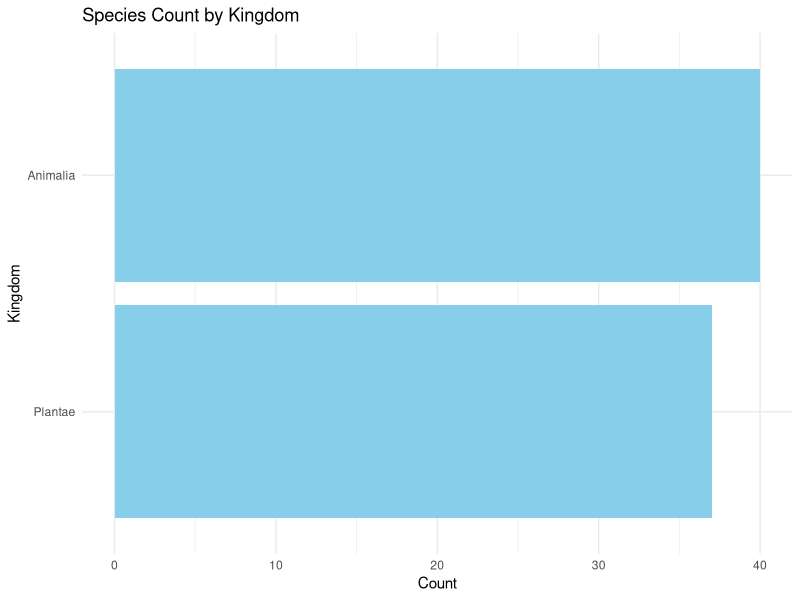
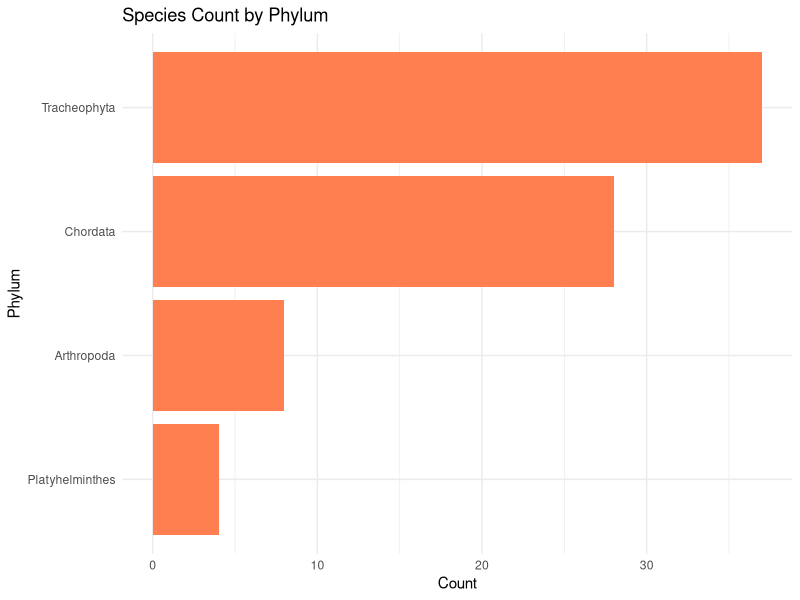
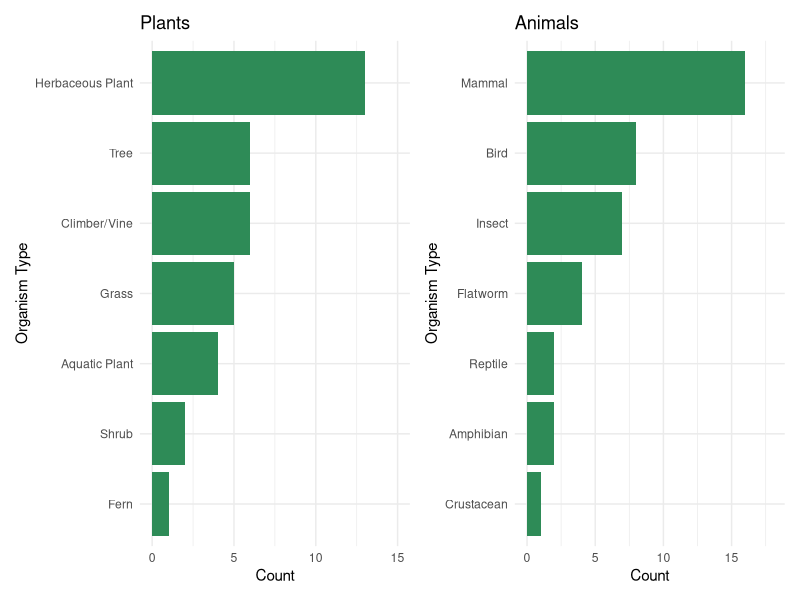
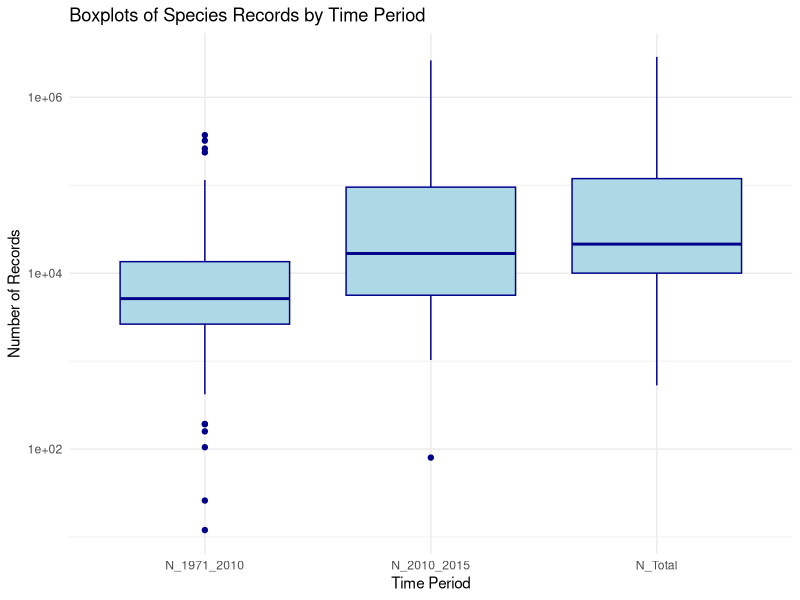

The R source for these figures, in order:
## ---- chunk 1
#| message: false
#| warning: false
#| include: false

# Load necessary libraries
library(readxl)
library(ggplot2)
library(dplyr)
library(tidyr)
library(patchwork)

## ---- chunk 2
#| message: false
#| warning: false
#| include: false

# Load data
df <- read_excel("Species_list_v2.xlsx")

## ---- chunk 3
#| echo: false
#| message: false
#| warning: false


# Total number of species
total_species <- nrow(df)
cat("Total number of species:", total_species, "\n")

# Included vs Candidate in Status Union Concern
status_counts <- table(df$`Status Union Concern`)
print(status_counts)

king_counts <- table(df %>%
         filter(System=="Terrestrial") %>% 
           pull(Kingdom))
print(king_counts)

# Terrestrial vs Aquatic species
system_counts <- table(df$System)
print(system_counts)

## ---- chunk 4
#| echo: false
#| message: false
#| warning: false


# Frequency of species by Kingdom (horizontal barplot)
ggplot(df %>%
         filter(System=="Terrestrial") %>% 
         count(Kingdom, sort = TRUE),
       aes(x = reorder(Kingdom, n), y = n)) +
  geom_bar(stat = "identity", fill = "skyblue") +
  coord_flip() +
  labs(title = "Species Count by Kingdom", x = "Kingdom", y = "Count") +
  theme_minimal()

# Frequency of species by Phylum (horizontal barplot)
ggplot(df %>%
         filter(System=="Terrestrial") %>% 
         count(Phylum, sort = TRUE),
       aes(x = reorder(Phylum, n), y = n)) +
  geom_bar(stat = "identity", fill = "coral") +
  coord_flip() +
  labs(title = "Species Count by Phylum", x = "Phylum", y = "Count") +
  theme_minimal()

# Frequency of species by Organism Type (horizontal barplot)
g_p <- ggplot(df %>%
         filter(System=="Terrestrial") %>% 
         filter(Kingdom=="Plantae") %>% 
         count(Organism_Type, sort = TRUE),
       aes(x = reorder(Organism_Type, n), y = n)) +
  geom_bar(stat = "identity", fill = "seagreen") +
  coord_flip() +
  ylim(0, 15) + 
  labs(title = "Plants", x = "Organism Type", y = "Count") +
  theme_minimal()

g_a <- ggplot(df %>%
         filter(System=="Terrestrial") %>% 
         filter(Kingdom=="Animalia") %>% 
         count(Organism_Type, sort = TRUE),
       aes(x = reorder(Organism_Type, n), y = n)) +
  geom_bar(stat = "identity", fill = "seagreen") +
  coord_flip() +
  ylim(0, 18) + 
  labs(title = "Animals", x = "Organism Type", y = "Count") +
  theme_minimal()

g_p | g_a

## ---- chunk 5
#| echo: false
#| message: false
#| warning: false


# Rename columns to valid R names (optional but recommended for clean code)
names(df)[names(df) == "N (Total)"] <- "N_Total"
names(df)[names(df) == "N [1971,2010]"] <- "N_1971_2010"
names(df)[names(df) == "N [2010, 2015]"] <- "N_2010_2015"

# Pivot the data to long format
df_long <- df %>%
  filter(System=="Terrestrial") %>% 
  select(N_Total, N_1971_2010, N_2010_2015) %>%
  pivot_longer(cols = everything(), names_to = "Period", values_to = "Count")

# Plot boxplots
ggplot(df_long, aes(x = Period, y = Count)) +
  geom_boxplot(fill = "lightblue", color = "darkblue") +
  scale_y_log10() +
  labs(title = "Boxplots of Species Records by Time Period",
       x = "Time Period",
       y = "Number of Records") +
  theme_minimal()
